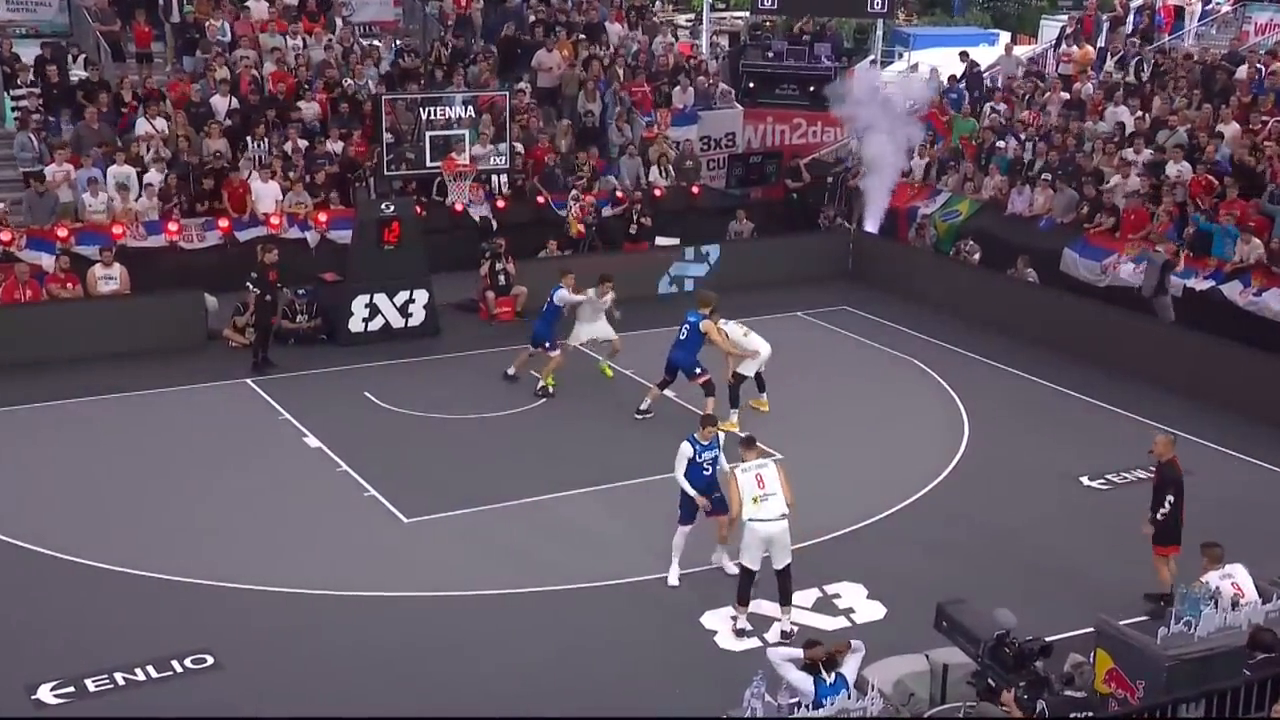
#> input picture frame 99 of media/footage/calibration_test.mov, 1280 x 720 px, given in place of court_footage.mp4, which was not available
$ python refit_official_homography.py
#> lines starting #> are read from the running program, lines starting #| are printed output that depends on the picture; after the words box and inside, x2 and y2 are one past the last pixel; in counts of white or black regions, pixels touching at a corner belong together; pictures that were not available may be replaced by others from this repository, and a replacement may not be noted
### src/lens_undistort.py
"""Approximate lens undistortion for wide-angle court footage."""
from __future__ import annotations

from typing import Optional, Sequence, Tuple

import cv2
import numpy as np


def default_camera_matrix(frame_w: int = 1920, frame_h: int = 1080, fov_deg: float = 85.0) -> np.ndarray:
    """Pinhole K from horizontal FOV guess (wide broadcast-ish)."""
    fx = (frame_w / 2.0) / np.tan(np.deg2rad(fov_deg) / 2.0)
    fy = fx
    cx, cy = frame_w / 2.0, frame_h / 2.0
    return np.array([[fx, 0, cx], [0, fy, cy], [0, 0, 1]], dtype=np.float64)


def dist_from_k1(k1: float) -> np.ndarray:
    # [k1, k2, p1, p2, k3]
    return np.array([k1, 0.0, 0.0, 0.0, 0.0], dtype=np.float64)


def undistort_points(
    pts: Sequence[Sequence[float]],
    K: np.ndarray,
    dist: np.ndarray,
) -> np.ndarray:
    arr = np.array(pts, dtype=np.float64).reshape(-1, 1, 2)
    und = cv2.undistortPoints(arr, K, dist, P=K)
    return und.reshape(-1, 2)


# [25 lines left out: functions undistort_point, load_intrinsics_from_calib, not called in this run]

### scripts/02_calibration/refit_official_homography.py
"""
Refit official homography from verified on-court pixel landmarks.
Optionally fit in undistorted space (set k1) to reduce wide-angle warp.

Usage:
  python scripts/02_calibration/refit_official_homography.py
  python scripts/02_calibration/refit_official_homography.py --k1 -0.18
"""
from __future__ import annotations

import argparse
import json
import math
import sys
from pathlib import Path

import cv2
import numpy as np

ROOT = Path(__file__).resolve().parents[2]
sys.path.insert(0, str(ROOT))

from src.lens_undistort import default_camera_matrix, dist_from_k1, undistort_points  # noqa: E402

VIDEO = ROOT / "media/footage/court_footage.mp4"
OUT_CALIB = ROOT / "data/calibration/calibration_official_tuned.json"
OUT_IMG = ROOT / "media/checks/official_calibration_checkv2.jpg"
FRAME_INDEX = 99

PIXEL_POINTS = [
    (350, 570),
    (857, 513),
    (613, 784),
    (1172, 685),
    (1199, 472),
]

OFFICIAL_POINTS = [
    (-2.45, 0.0),
    (2.45, 0.0),
    (-2.45, 5.80),
    (2.45, 5.80),
    (6.60, 0.0),
]


def off_to_pixel(H_inv, p, K=None, dist=None):
    """Meters -> distorted pixel (for drawing on original frame)."""
    v = np.array([p[0], p[1], 1.0], dtype=np.float64)
    t = H_inv @ v
    ux, uy = t[0] / t[2], t[1] / t[2]
    if K is None or dist is None:
        return (int(round(ux)), int(round(uy)))
    # undistorted -> distorted via distortPoints isn't in older cv2; approximate with
    # iterative undistort inversion is heavy — draw in undistorted space on undistorted img instead.
    pts = np.array([[[ux, uy]]], dtype=np.float64)
    # Project as if ux,uy are normalized... use cv2.projectPoints from unit plane:
    # Simpler path: caller draws on undistorted image when K is set.
    return (int(round(ux)), int(round(uy)))


def main():
    ap = argparse.ArgumentParser()
    ap.add_argument("--k1", type=float, default=-0.16,
                    help="radial distortion coeff (0=off). Negative = barrel (wide-angle).")
    ap.add_argument("--fov", type=float, default=85.0)
    args = ap.parse_args()

    assert len(PIXEL_POINTS) == len(OFFICIAL_POINTS) and len(PIXEL_POINTS) >= 4
    for i, (x, y) in enumerate(PIXEL_POINTS):
        if not (0 <= x < 1920 and 0 <= y < 1080):
            raise SystemExit(f"PIXEL_POINTS[{i}]={(x,y)} off-image")

    use_undistort = abs(args.k1) > 1e-6
    K = dist = None
    src_pts = np.float32(PIXEL_POINTS)
    if use_undistort:
        K = default_camera_matrix(1920, 1080, args.fov)
        dist = dist_from_k1(args.k1)
        src_pts = undistort_points(PIXEL_POINTS, K, dist).astype(np.float32)

    dst = np.float32(OFFICIAL_POINTS)
    H, _ = cv2.findHomography(src_pts, dst, method=0)
    if H is None:
        raise SystemExit("findHomography failed")
    H_inv = np.linalg.inv(H)

    errs = []
    for px, off in zip(PIXEL_POINTS, OFFICIAL_POINTS):
        if use_undistort:
            u = undistort_points([px], K, dist)[0]
            v = np.array([u[0], u[1], 1.0], dtype=np.float64)
        else:
            v = np.array([px[0], px[1], 1.0], dtype=np.float64)
        t = H @ v
        mx, my = t[0] / t[2], t[1] / t[2]
        e = math.hypot(mx - off[0], my - off[1])
        errs.append(e)
        print(f"  pixel {px} -> ({mx:.3f},{my:.3f}) expect {off} err={e:.4f}m")
    print(f"Mean reprojection error: {sum(errs)/len(errs):.4f} m  (k1={args.k1})")

    cap = cv2.VideoCapture(str(VIDEO))
    cap.set(cv2.CAP_PROP_POS_FRAMES, FRAME_INDEX)
    ret, frame = cap.read()
#> frame is the input picture: shape (720, 1280, 3); mean B, G, R 96.9, 83.3, 96.8
    cap.release()
    if not ret:
        raise SystemExit("Could not read calibration frame")

    # Draw overlay on undistorted frame when using k1 (fair visual check)
    if use_undistort:
        img = cv2.undistort(frame, K, dist)
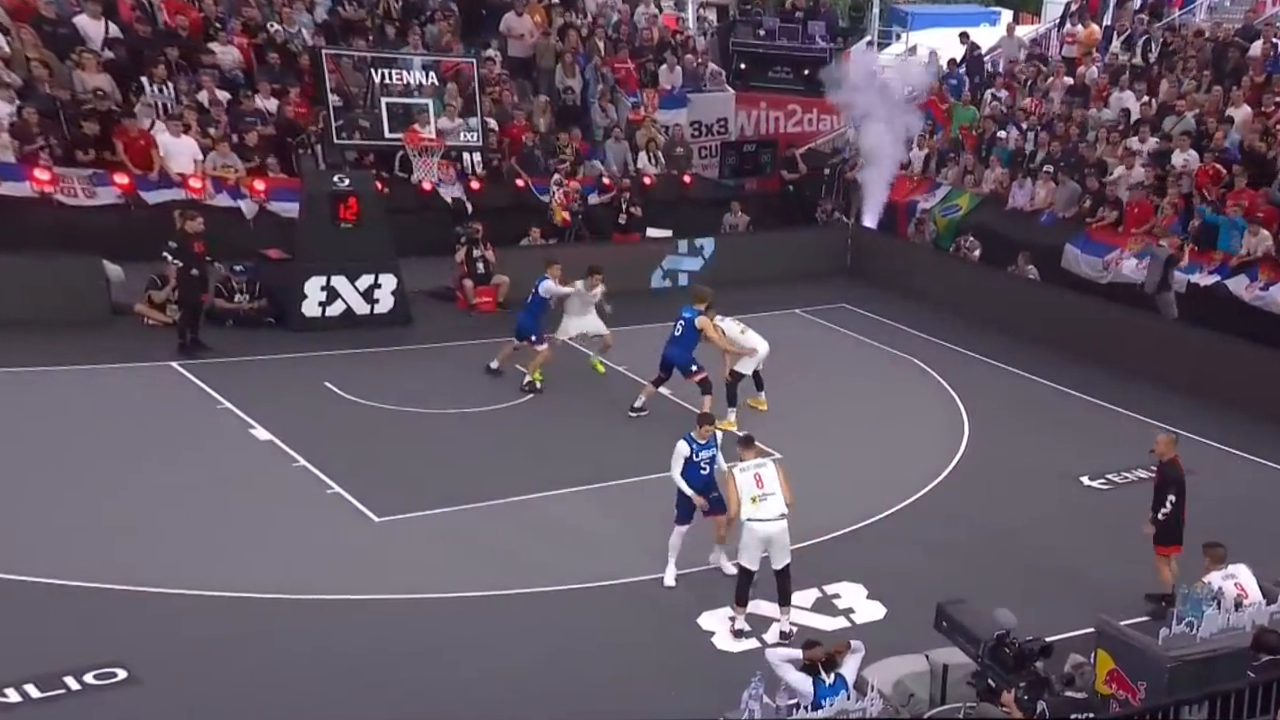
#> img: shape (720, 1280, 3); mean B, G, R 97.1, 83.6, 96.8
        def to_px(p):
            v = np.array([p[0], p[1], 1.0], dtype=np.float64)
            t = H_inv @ v
            return (int(round(t[0] / t[2])), int(round(t[1] / t[2])))
    else:
        img = frame.copy()
        def to_px(p):
            return off_to_pixel(H_inv, p)

    for a, b in [((-7.5, 0), (7.5, 0)), ((7.5, 0), (7.5, 11)),
                 ((7.5, 11), (-7.5, 11)), ((-7.5, 11), (-7.5, 0))]:
        cv2.line(img, to_px(a), to_px(b), (255, 255, 0), 2)
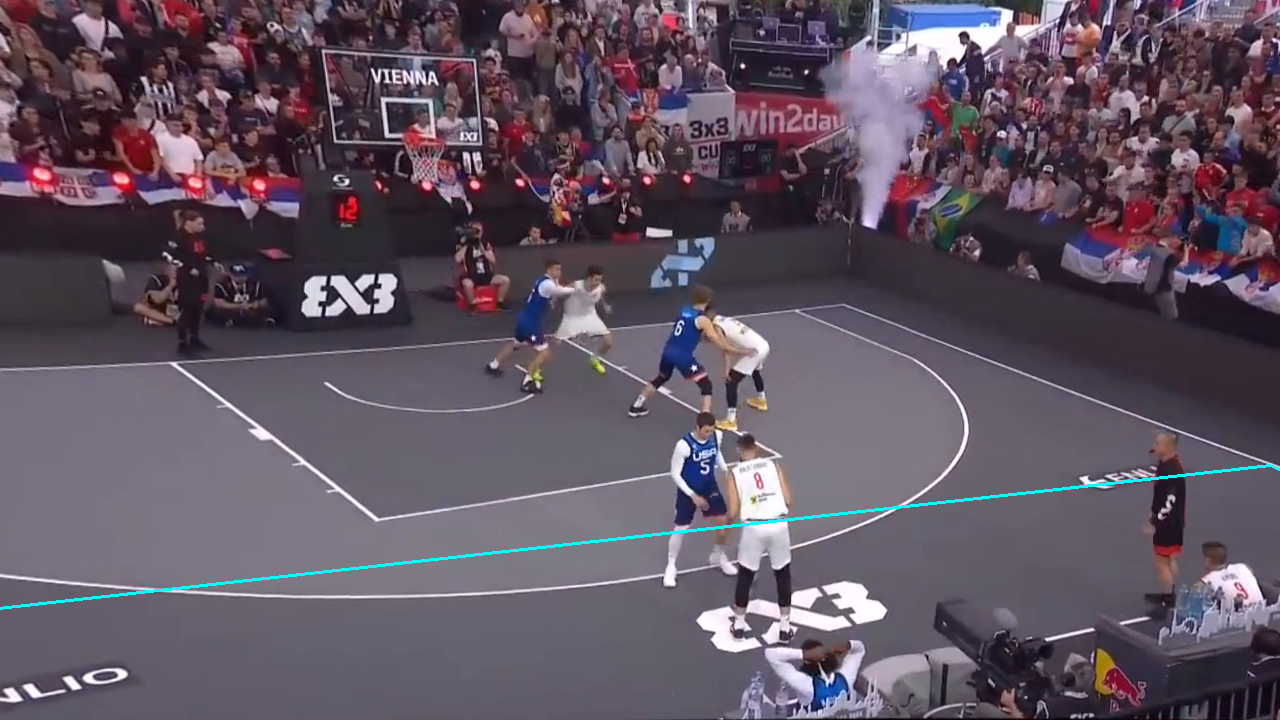
#> img: shape (720, 1280, 3); 0.42% of pixels changed, all inside (x1, y1, x2, y2) = (0, 464, 1280, 610)
    for a, b in [((-2.45, 0), (2.45, 0)), ((2.45, 0), (2.45, 5.8)),
                 ((2.45, 5.8), (-2.45, 5.8)), ((-2.45, 5.8), (-2.45, 0))]:
        cv2.line(img, to_px(a), to_px(b), (0, 255, 255), 2)
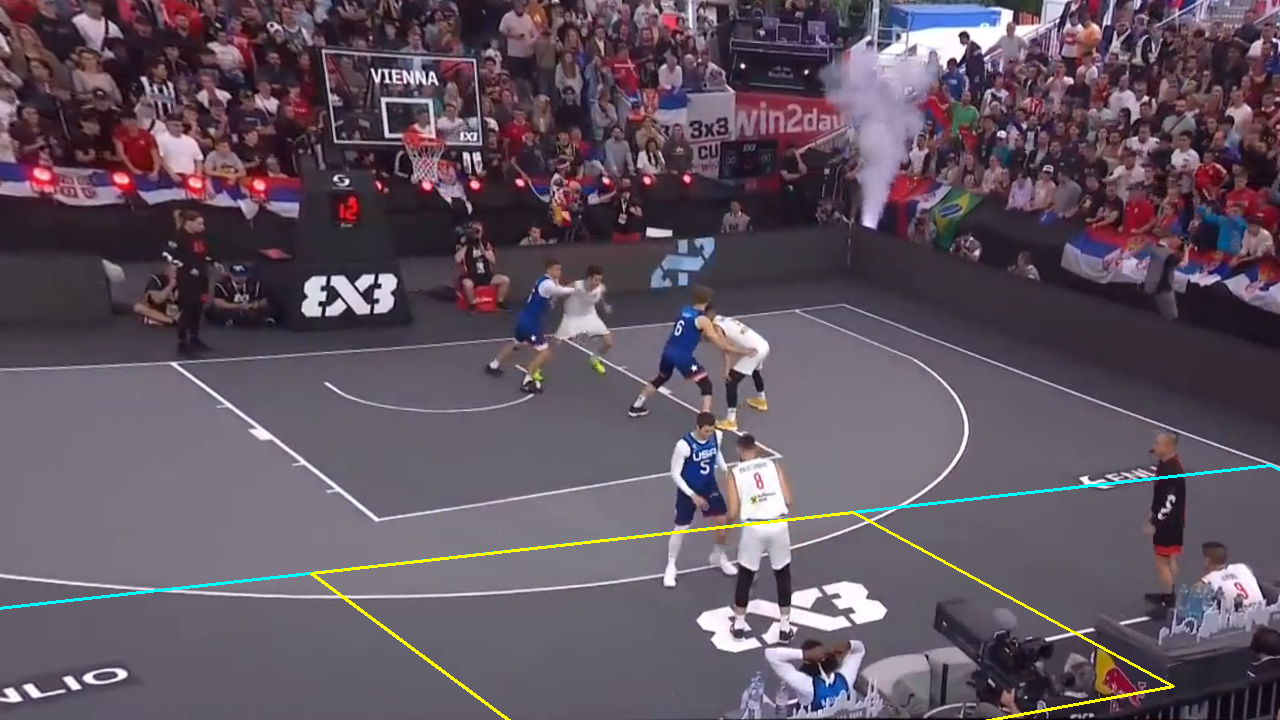
#> img: shape (720, 1280, 3); 0.43% of pixels changed, all inside (x1, y1, x2, y2) = (310, 511, 1175, 720)
    cv2.line(img, to_px((-6.6, 0)), to_px((-6.6, 2.99)), (0, 255, 0), 2)
    cv2.line(img, to_px((6.6, 0)), to_px((6.6, 2.99)), (0, 255, 0), 2)
#> img: shape (720, 1280, 3); 0.02% of pixels changed, all inside (x1, y1, x2, y2) = (1203, 471, 1280, 509)
    prev = None
    for deg in range(0, 181, 3):
        t = math.radians(deg)
        p = to_px((6.75 * math.cos(t), 1.575 + 6.75 * math.sin(t)))
        if prev:
            cv2.line(img, prev, p, (0, 255, 0), 2)
        prev = p
    cv2.circle(img, to_px((0, 1.575)), 6, (0, 0, 255), -1)
#> img: shape (720, 1280, 3); mean B, G, R 96.9, 84.6, 97.1

    for px, off in zip(PIXEL_POINTS, OFFICIAL_POINTS):
        if use_undistort:
            u = undistort_points([px], K, dist)[0]
            draw_pt = (int(round(u[0])), int(round(u[1])))
        else:
            draw_pt = (int(px[0]), int(px[1]))
        cv2.circle(img, draw_pt, 7, (0, 0, 255), -1)
        cv2.putText(img, f"{off}", (draw_pt[0] + 8, draw_pt[1] - 8),
                    cv2.FONT_HERSHEY_SIMPLEX, 0.4, (0, 0, 255), 1)
#> this loop made 5 passes
#> (u, draw_pt) on passes 1 to 5: ([309.8, 572], (310, 572)), ([856.8, 513], (857, 513)), ([603.1, 791], (603, 791)), ([1174.1, 686.4], (1174, 686)), ([1201.2, 471.4], (1201, 471))
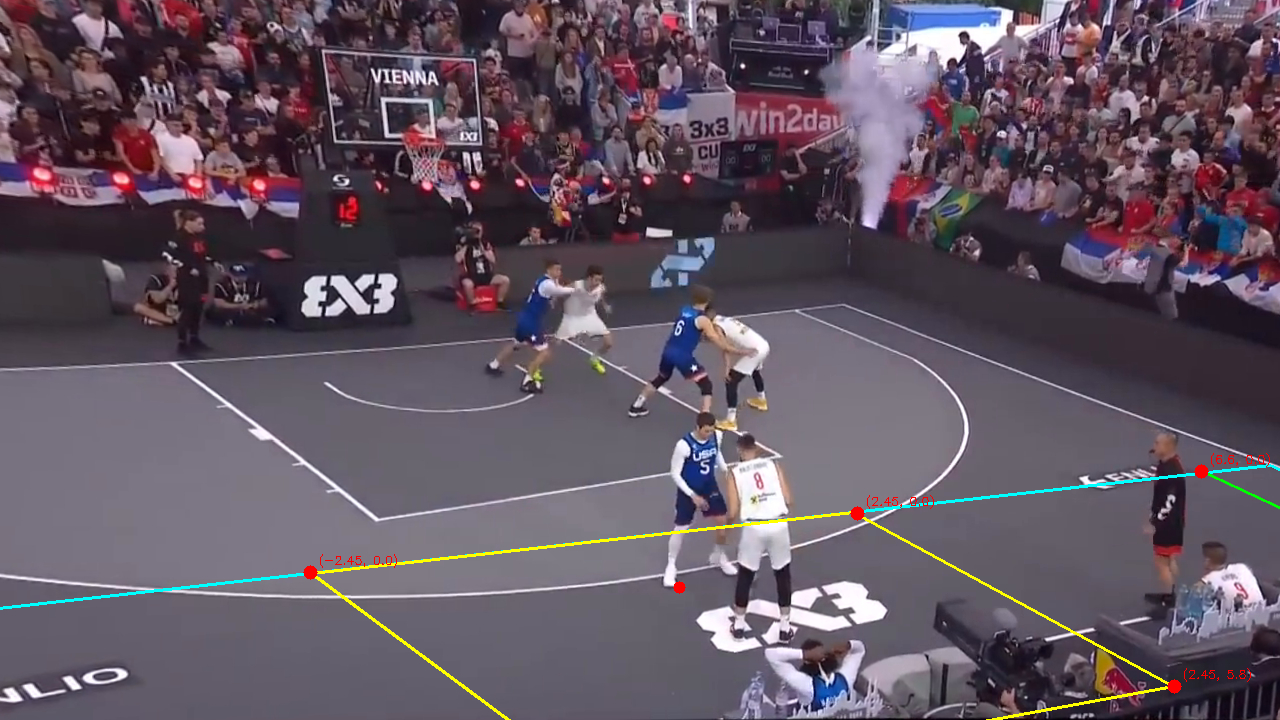
#> img: shape (720, 1280, 3); mean B, G, R 96.8, 84.5, 97.3

    OUT_IMG.parent.mkdir(parents=True, exist_ok=True)
    cv2.imwrite(str(OUT_IMG), img)

    payload = {
        "homography_matrix": H.tolist(),
        "pixel_points": PIXEL_POINTS,
        "official_points_m": OFFICIAL_POINTS,
        "calibration_frame_index": FRAME_INDEX,
        "mean_reprojection_error_m": sum(errs) / len(errs),
        "fov_deg": args.fov,
        "k1": args.k1,
        "notes": "H is fit in undistorted space when k1!=0. Projection undistorts pixels first.",
    }
    if use_undistort:
        payload["camera_matrix"] = K.tolist()
        payload["dist_coeffs"] = dist.tolist()

    with open(OUT_CALIB, "w") as f:
        json.dump(payload, f, indent=2)

    print(f"Saved {OUT_CALIB}")
    print(f"Saved {OUT_IMG}")


if __name__ == "__main__":
    main()
